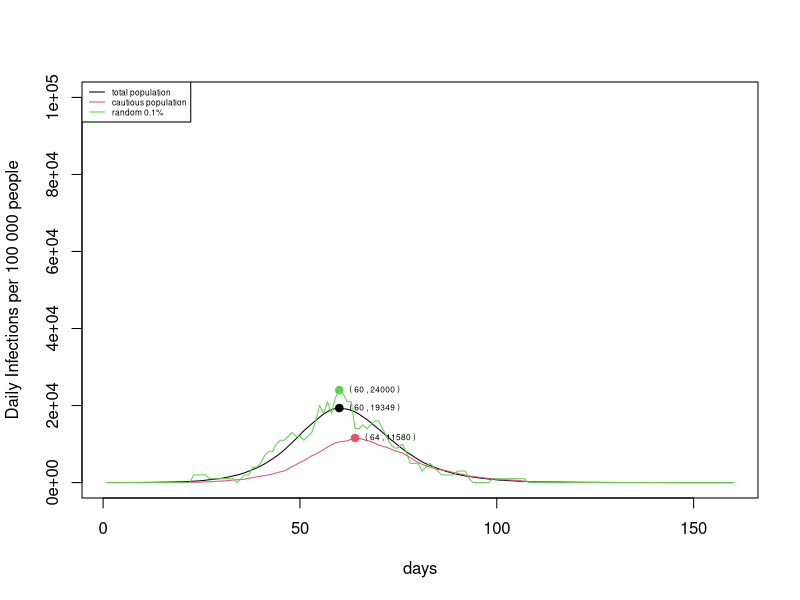
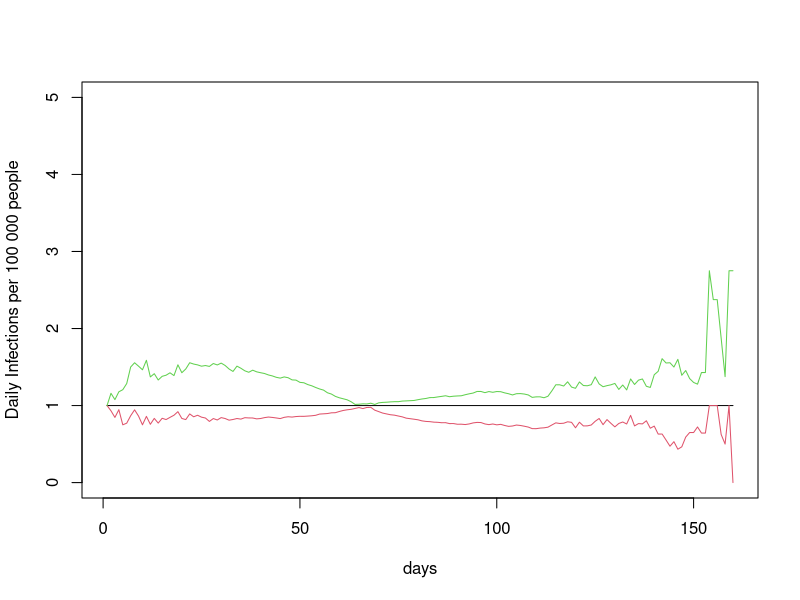
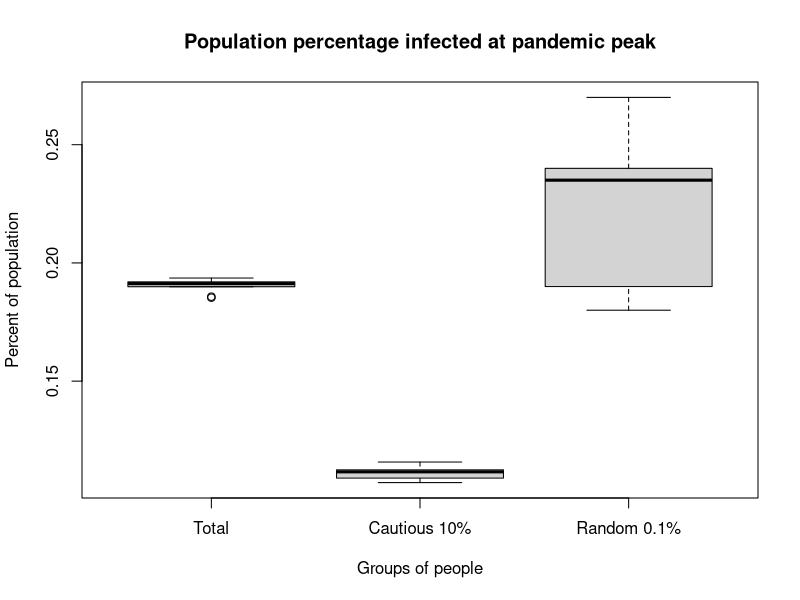
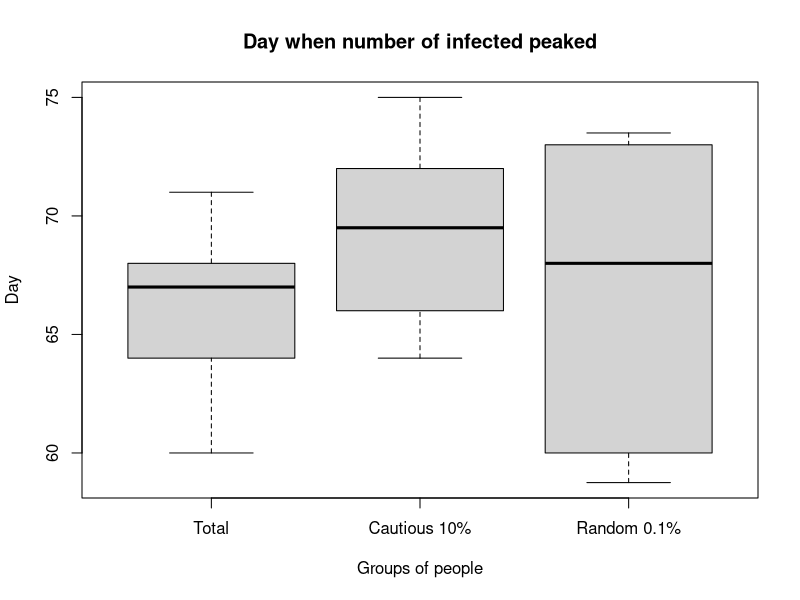

Generate these figures, in order, with R:
# 17 Ava Napper, Baldur Björnsson, Madeleine Reid
# https://github.com/baldurgaldur/stats-practical-2

update_states <- function(pop_states, lambda, p_leaving_infected, p_leaving_exposed) {
    #Purpose:   To update the state of each individual after the model has
    #           run for 1 day
    #Input:     Data frame of state each individual is in and his beta value.
    #           Overall viral infectivity parameter
    #           Probability of leaving the infected state on a given day
    #           Probability of leaving the exposed state on a given day
    #           day of the simulation
    #Output:    Updated data frame of the state each individual is in when one
    #           day has passed


    #calculate the probability of person j moving into the exposed state
    infected_beta_sum <- sum(pop_states$beta[pop_states$state == 2]) * lambda
    infection_prob <- pop_states$beta * infected_beta_sum

    rand <- runif(pop_size)

    #3 vectors, where 1 corresponds to the indiviual changing state
    # and 0 corresponds to no change of state
    now_removed <- pop_states$state == 2 & rand < p_leaving_infected
    now_infected <- pop_states$state == 1 & rand < p_leaving_exposed
    now_exposed <- pop_states$state == 0 & rand < infection_prob

    # Combine the 3 vectors to determine which individuals will move up a state
    moving_states <- now_exposed + now_infected + now_removed

    #add the vector representing those who are moving states to the current states
    #to get the new state of each individual
    new_states <- moving_states + pop_states$state
    data.frame(state = new_states, beta = pop_states$beta, rand = pop_states$rand)
}

calc_state_changes <- function(pop_states, new_pop, daily_state_changes, i, pop_size) {
    #Purpose: to update the data frame of state changes on each day, so that it contains
    #         today's state changes
    #       
    #Input: population specific data frame of which state each individual was in yesterday
    #       "                   "                   "            "        is in today
    #       current data frame of state changes on each day, to be updated by the function
    #       the day of the simulation
    #       the size of the population
    #Output: the updated data frame of state changes on each day

    
    #finds how many people were susceptible and removed on previous day
    susceptible_yesterday <- sum(pop_states$state == 0)
    removed_yesterday <- sum(pop_states$state == 3)

    #finds how many people were susceptible and removed on current day
    susceptible_today <- sum(new_pop$state == 0)
    removed_today <- sum(new_pop$state == 3)

    #the number of new infections today is the number of people
    #who have left the susceptible state in the past day
    new_infections <- susceptible_yesterday - susceptible_today

    #the total infections for today is the total population
    # minus those in state S or state R
    total_infections <- pop_size - susceptible_today - removed_today
    
    #fills in todays row of the data frame consisting of the 
    #state changes for that day
    daily_state_changes[i, 1] <- susceptible_today
    daily_state_changes[i, 2] <- removed_today
    daily_state_changes[i, 3] <- new_infections
    daily_state_changes[i, 4] <- total_infections
    
    daily_state_changes
}

plot_simulation_peaks <- function(value_of_peak, day_of_peak) {
    # Purpose:  Plot the peaks of each model run
    #           We plot the day of the peak for each group in one plot
    #           And in another we plot the percentage of people infected
    #           at the peak of the model run.
    # Input:    Two matrices. The columns of each are 1 = Total pop, 
    #           2 = Cautious 10% and 3 = random 0.1%. Each row is the value 
    #           corresponding to one run of our model
    # Output:   Display 2 box plots
    boxplot(main="Population percentage infected at pandemic peak", xlab = "Groups of people", names=c("Total", "Cautious 10%", "Random 0.1%"), ylab="Percent of population", value_of_peak)
    boxplot(main="Day when number of infected peaked", xlab = "Groups of people", names=c("Total", "Cautious 10%", "Random 0.1%"), ylab="Day", day_of_peak)
}

peak_day_and_total_infections <- function(daily_state_changes) {
    # Purpose:  Extract the greatest value of the infected column within
    #           the daily state changes. Also extract the day that maximum
    #           value occurred.
    # Input:    A matrix where the fourth column represents how many people are
    #           infected on a given day.
    # Output:   A vector of length 2. The first entry is the greatest value
    #           in the infection row and the second is it's index.

    greatest_infected_number <- max(daily_state_changes[, 4])
    all_peak_days <- which(daily_state_changes[, 4] == greatest_infected_number)
    # When 2 days are the peak, we report the average day. E.g. if day 18 and 19
    # Have the greatest number of infected, we report day 18.5 to be the max
    real_day_of_peak <- sum(all_peak_days) / length(all_peak_days)
    c(greatest_infected_number, real_day_of_peak)
}

## Constants
#the sizes of the 3 population samples we will consider
pop_size <- 100000
cautious_pop_size <- pop_size / 10
rand_pop_size <- pop_size / 1000

simulation_days <- 160
no_of_runs <- 10
lambda <- 0.4 / pop_size
beta <- rlnorm(pop_size, 0, 0.5)
beta_prob <- beta / mean(beta)
p_leaving_infected <- 1 / 5
p_leaving_exposed <- 1 / 3

#finds the lowest 10% of betas and the indicies of the corresponding people
ordered_beta <- sort(beta_prob)
cautious_beta <- ordered_beta[c(1: pop_size/10)]
cautious_index <- match(cautious_beta, beta_prob)

#finds the cut off beta value, we only want people with betas lower than this value
max_beta <- ordered_beta[pop_size/10]

#to store total infections on each day for each of the 10 simulations
ten_simulations <- matrix(data = 0, nrow = 10, ncol = simulation_days)

day_of_peak <- matrix(data = 0, nrow = no_of_runs, ncol = 3)
value_of_peak <- matrix(data = 0, nrow = no_of_runs, ncol = 3)
 
for (j in 1:no_of_runs) {

    #a vector of randomly ordered integers from 1 to the size of the whole population with no repeats
    random <- sample(c(1:pop_size), pop_size, replace = FALSE)

    #Each row in population_states represent an individual in our model
    #Column 1: the state the individual is in, we set this to be 0 for all individuals
    #Column 2: the beta values we generated earlier
    #Column 3: the [population size] randomly ordered integers
    # Valid states are the following:
    # 0:= Susceptible, 1:= Exposed, 2:= Infected, 3:= Removed(Recovered or dead)
    pop_states <- data.frame(state = rep(0, pop_size), beta = beta_prob, rand = random )

    #Choose 10 random people to be exposed
    starting_exposed <- sample(1:pop_size, 10)
    pop_states[starting_exposed, "state"] <- 1

    #creates data frames for state_changes for the 3 population samples
    # Each row in daily_state_changes is the difference how many individuals
    # were in that state between the start of the day and the end of the day.
    daily_state_changes <- matrix(data = 0, nrow = simulation_days, ncol = 4)
    cautious_daily_changes <- matrix(data = 0, nrow = simulation_days, ncol = 4)
    random_samp_changes <- matrix(data = 0, nrow = simulation_days, ncol = 4)


    for (i in 1:simulation_days) {
        
        new_states <- update_states(pop_states, lambda, p_leaving_infected, p_leaving_exposed)

        #finds the cautious people in pop_states and new_states
        cautious_pop <- pop_states[pop_states$beta <= max_beta,]
        cautious_new <- new_states[pop_states$beta <= max_beta,]
        
        #to find a 0.1% random sample we choose people with index lower than this value 
        max_rand <- rand_pop_size

        #finds people in the random 0.1% sample
        rand_pop <- pop_states[pop_states$rand <= max_rand,]
        rand_new <- new_states[new_states$rand <= max_rand,]

        #update the corresponding data frame of state changes on each day for each of the 3 populations
        daily_state_changes <- calc_state_changes(pop_states, new_states, daily_state_changes, i, pop_size)
        cautious_daily_changes <- calc_state_changes(cautious_pop, cautious_new, cautious_daily_changes, i, cautious_pop_size)
        random_samp_changes <- calc_state_changes(rand_pop, rand_new, random_samp_changes, i, rand_pop_size)
        
        #set the states of each individual today, as yesterday's states, ready for the next day of the simulation
        pop_states <- new_states
        
        # if (i %% 10 == 0){
        #     ten_simulations[j, i/10] <- daily_state_changes[i, 4]
        # }
        ten_simulations[j, i] <- daily_state_changes[i, 4]
        
    }

    total_pop_peak_data <- peak_day_and_total_infections(daily_state_changes)
    value_of_peak[j, 1] <- total_pop_peak_data[1] / pop_size
    day_of_peak[j, 1] <- total_pop_peak_data[2]

    cautious_pop_peak_data <- peak_day_and_total_infections(cautious_daily_changes)
    value_of_peak[j, 2] <- cautious_pop_peak_data[1] / cautious_pop_size
    day_of_peak[j, 2] <- cautious_pop_peak_data[2]
    
    random_pop_peak_data <- peak_day_and_total_infections(random_samp_changes)
    value_of_peak[j, 3] <- random_pop_peak_data[1] / rand_pop_size
    day_of_peak[j, 3] <- random_pop_peak_data[2]
}


max_daily_state_changes <- max(daily_state_changes[,4])
max_daily_scaled <- (max_daily_state_changes/pop_size) * 100000
day_max_daily <- which(daily_state_changes[,4] == max_daily_state_changes)

max_cautious_daily_changes <- max(cautious_daily_changes[,4])
max_cautious_scaled <- (max_cautious_daily_changes/cautious_pop_size) * 100000
day_max_cautious <- which(cautious_daily_changes[,4] == max_cautious_daily_changes)

max_random_samp_changes <- max(random_samp_changes[,4])
max_rand_scaled <- (max_random_samp_changes/rand_pop_size) * 100000
day_max_random <- which(random_samp_changes[,4] == max_random_samp_changes)

#legend and labels v ugly will fix !
plot(1:simulation_days, ((daily_state_changes[,4])/pop_size)*100000, type="l", xlab = "days", ylab = "Daily Infections per 100 000 people", ylim = c(0,100000), col = 1, cex = 10)
legend("topleft", legend = c("total population", "cautious population", "random 0.1%"), col = 1:3, lty = 1, cex = 0.5)
points(day_max_daily, max_daily_scaled, pch = 19, col = 1)
text(day_max_daily, max_daily_scaled, labels = paste("(", day_max_daily, ",", max_daily_scaled, ")"), pos = 4, cex = 0.5)

lines((cautious_daily_changes[,4]/cautious_pop_size)*100000, col = 2)
points(day_max_cautious, max_cautious_scaled, pch = 19, col = 2)
text(day_max_cautious, max_cautious_scaled, labels = paste("(", day_max_cautious, ",", max_cautious_scaled, ")"), pos = 4, cex = 0.5)

lines((random_samp_changes[,4]/rand_pop_size)*100000, col = 3)
points(day_max_random, max_rand_scaled, pch = 19, col = 3,)
text(day_max_random, max_rand_scaled, labels = paste("(", day_max_random, ",", max_rand_scaled, ")"), pos = 4, cex = 0.5)

#continous quantiles plot
ten_median <- rep(0, simulation_days)
ten_lq <- rep(0, simulation_days)
ten_uq <- rep(0, simulation_days)
for (k in 1:simulation_days){
    ten_median[k] <- median(ten_simulations[,k])
    ten_lq[k] <- quantile(ten_simulations[,k])[2]
    ten_uq[k] <- quantile(ten_simulations[,k])[4]
}
plot(1:simulation_days, ten_median/ten_median, type="l", xlab = "days", ylab = "Daily Infections per 100 000 people", ylim = c(0, 5), col = 1, cex = 10)
lines(ten_lq/ten_median, col = 2)
lines(ten_uq/ten_median, col = 3)

#legend("topleft", legend = c("total population", "cautious population", "random 0.1%"), col = 1:3, lty = 1, cex = 0.5)
#points(day_max_daily, max_daily_scaled, pch = 19, col = 1)
#text(day_max_daily, max_daily_scaled, labels = paste("(", day_max_daily, ",", max_daily_scaled, ")"), pos = 4, cex = 0.5)

plot_simulation_peaks(value_of_peak, day_of_peak)
